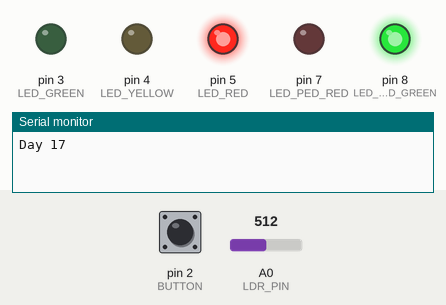
Simulated run of this sketch. Board: Arduino Uno, built with avr-gcc and run on an emulated ATmega328P. Shown: output pins drawn as LEDs (lit = HIGH), the last lines printed to the serial monitor. Dashed ring = blinking. The test bench sets the inputs (shaded band); at power-on: A0 (LDR_PIN) = 512, pin 2 (BUTTON) HIGH.

Above: at 1.2 s.
1.3 s: A0 (LDR_PIN) set to 313
4.3 s: A0 (LDR_PIN) set to 288
At 5.4 s:
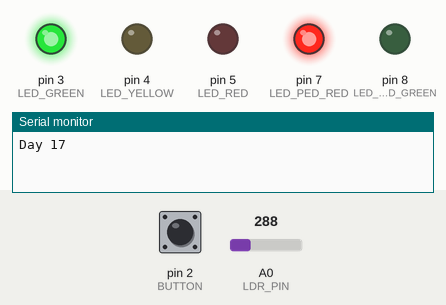
At 7.04 s:
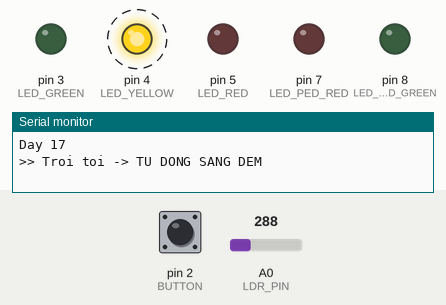
Timing chart, 0 to 13.3 s (numbered marks = the images above; inputs shaded):
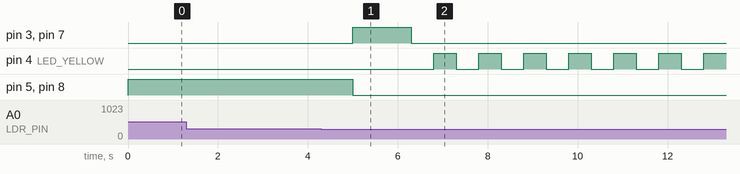

Measured:
- the behaviour switches between 300 and 299 on A0 (LDR_PIN) (found by bisection; images 0 and 1)
- after the input at 1.3 s, every drawn part: stays the same
- after the input at 4.3 s, pin 5 (LED_RED), pin 8 (LED_PED_GREEN): goes on until 5.0 s, then stays LOW
- by itself, pin 4 (LED_YELLOW): alternates HIGH for 0.50 s and LOW for 0.50 s

The sketch:

Day17.ino
```cpp
#define LED_RED 5
#define LED_YELLOW 4
#define LED_GREEN 3
#define LED_PED_RED 7
#define LED_PED_GREEN 8
#define BUTTON 2
#define BUZZER 6
#define LDR_PIN A0
int lightThresholdLow = 300;  // dưới 300 là trời tối
int lightThresholdHigh = 500; // trên 500 là trời sáng (để chống nháy)

bool isDark = false;

enum State { STATE_RED, STATE_YELLOW, STATE_GREEN };
enum Mode { MODE_NORMAL, MODE_NIGHT, MODE_EMERGENCY };

State currentState;
Mode currentMode = MODE_NORMAL;

struct Timer { unsigned long start; unsigned long interval; };
Timer stateTimer, beepTimer, holdTimer;
Timer autoLightTimer;

bool pedestrianRequest = false;
bool lastButtonRaw = HIGH;// lần bấm nút cuối(lưu lại cho lần sau so sánh)
bool isHolding = false;// cờ giữ nút bấm

// Timer helpers
void Timer_Start(Timer *t, unsigned long ms){ t->start=millis(); t->interval=ms; }
bool Timer_Expired(Timer *t){ return millis() - t->start >= t->interval; }

void Update_LEDs_Normal(){
  digitalWrite(LED_RED, currentState==STATE_RED);
  digitalWrite(LED_YELLOW, currentState==STATE_YELLOW);
  digitalWrite(LED_GREEN, currentState==STATE_GREEN);
  if(currentState==STATE_RED){
    digitalWrite(LED_PED_RED, LOW);
    digitalWrite(LED_PED_GREEN, HIGH);
  } else {
    digitalWrite(LED_PED_RED, HIGH);
    digitalWrite(LED_PED_GREEN, LOW);
  }
}

void ChangeMode() {
  bool raw = digitalRead(BUTTON);

  if (raw == LOW && lastButtonRaw == HIGH) { // vua moi bam xuong
    Timer_Start(&holdTimer, 0);
    isHolding = true;
  }

  if (raw == LOW && isHolding) {//nếu vẫn đang giữ
    unsigned long held = millis() - holdTimer.start;//tính thời gian giữ
    if (held >= 5000 && currentMode != MODE_EMERGENCY) { // hơn 5s
      currentMode = MODE_EMERGENCY;
      Timer_Start(&stateTimer, 0);
      Serial.println(">> CHE DO CAP CUU!");
      isHolding = false; // tranh lap lai
    }
  }

  if (raw == HIGH && lastButtonRaw == LOW) { // vua moi tha ra - DONG NAY BAN DANG THIEU
    if (isHolding) {
      unsigned long held = millis() - holdTimer.start;


   if (held >= 50 && held < 3000) { // bam nhanh
        if (currentMode == MODE_NORMAL) {
          pedestrianRequest = true;
          Serial.println("-> Xin qua duong");
        }
        else if (currentMode == MODE_EMERGENCY) {
          // Chi cho phep thoat khoi CAP CUU
          currentMode = MODE_NORMAL;
          currentState = STATE_RED;
          Timer_Start(&stateTimer, 5000);
          noTone(BUZZER);
          Serial.println(">> TRO VE NORMAL (tu CAP CUU)");
        }
        // Neu dang MODE_NIGHT thi bam khong lam gi ca -> chi bien tro moi thoat duoc
      }
      isHolding = false;
    }
  }
  lastButtonRaw = raw;
}
void AutoLight_Check() {
  int light = analogRead(LDR_PIN);

  // Trời tối dần
  if (light < lightThresholdLow) {// giả lập ánh sáng đo được nhỏ hơn mức đặt ra
    if (!isDark) {// nếu trời sáng
      Timer_Start(&autoLightTimer, 2000); // phải tối liên tục 2s mới đổi
      isDark = true;
    }
    if (Timer_Expired(&autoLightTimer) && currentMode == MODE_NORMAL) {
      currentMode = MODE_NIGHT;
      currentState = STATE_YELLOW;
      Timer_Start(&stateTimer, 500);
      Serial.println(">> Troi toi -> TU DONG SANG DEM");
    }
  }
  // Trời sáng dần
  else if (light > lightThresholdHigh) {// nếu cao hơn mức đặt ra
    if (isDark) {// nếu trời tối
      Timer_Start(&autoLightTimer, 2000);//đảm bảo sáng đủ 2s tránh nhiễu
      isDark = false;
    }
    if (Timer_Expired(&autoLightTimer) && currentMode == MODE_NIGHT) {
      currentMode = MODE_NORMAL;
      currentState = STATE_RED;
      Timer_Start(&stateTimer, 5000);
      Serial.println(">> Troi sang -> VE NGAY");
    }
  }
}

void setup(){
  Serial.begin(9600);
  pinMode(LED_RED,OUTPUT); pinMode(LED_YELLOW,OUTPUT); pinMode(LED_GREEN,OUTPUT);
  pinMode(LED_PED_RED,OUTPUT); pinMode(LED_PED_GREEN,OUTPUT);
  pinMode(BUTTON,INPUT_PULLUP); pinMode(BUZZER,OUTPUT);
  currentState=STATE_RED;
  Timer_Start(&stateTimer,5000); Timer_Start(&beepTimer,400);
  Timer_Start(&autoLightTimer, 0);
  Serial.println("Day 17");
}

void loop(){
  ChangeMode();
  AutoLight_Check();

  // --- CHE DO BAN DEM ---
  if(currentMode == MODE_NIGHT){
    digitalWrite(LED_RED, LOW);
    digitalWrite(LED_GREEN, LOW);
    digitalWrite(LED_PED_RED, LOW);
    digitalWrite(LED_PED_GREEN, LOW);
    noTone(BUZZER);
    if(Timer_Expired(&stateTimer)){
      digitalWrite(LED_YELLOW, !digitalRead(LED_YELLOW));
      Timer_Start(&stateTimer, 500);
    }
    return;//kết thục tránh chạy code dưới normal
  }

  // --- CHE DO CAP CUU ---
  if(currentMode == MODE_EMERGENCY){
    digitalWrite(LED_YELLOW, LOW);
    digitalWrite(LED_GREEN, LOW);
    digitalWrite(LED_PED_GREEN, LOW);
    if(Timer_Expired(&stateTimer)){
      bool on = digitalRead(LED_RED);
      digitalWrite(LED_RED, !on);
      digitalWrite(LED_PED_RED, !on);
      if(!on) tone(BUZZER, 900, 150); else noTone(BUZZER);
      Timer_Start(&stateTimer, 300);
    }
    return;// kết thúc lần lặp này sang lần lặp tới tránh chạy code phía dưới
  }

  // --- CHE DO NORMAL (nhu Day 15) ---
  if(Timer_Expired(&stateTimer)){//đảm bảo hết thời gian từng trạng thái thì đổi chế độ
    if(currentState==STATE_RED){ currentState=STATE_GREEN; Timer_Start(&stateTimer,3000); }
    else if(currentState==STATE_GREEN){ currentState=STATE_YELLOW; Timer_Start(&stateTimer,2000); }
    else {
      currentState=STATE_RED;
      if(pedestrianRequest){ Timer_Start(&stateTimer,8000); pedestrianRequest=false; }
      else Timer_Start(&stateTimer,5000);
    }
  }

  if(currentState==STATE_RED && stateTimer.interval==8000){
    if(Timer_Expired(&beepTimer)){
      static bool b=false; b=!b;
      if(b) tone(BUZZER,1200,200); else noTone(BUZZER);
      Timer_Start(&beepTimer,400);
    }
  } else if (currentMode==MODE_NORMAL) { noTone(BUZZER); }// dòng này đảm bảo còi chỉ kêu đúng 8s(phòng thủ vì bài này không cần lắm)

  Update_LEDs_Normal();
}
```
